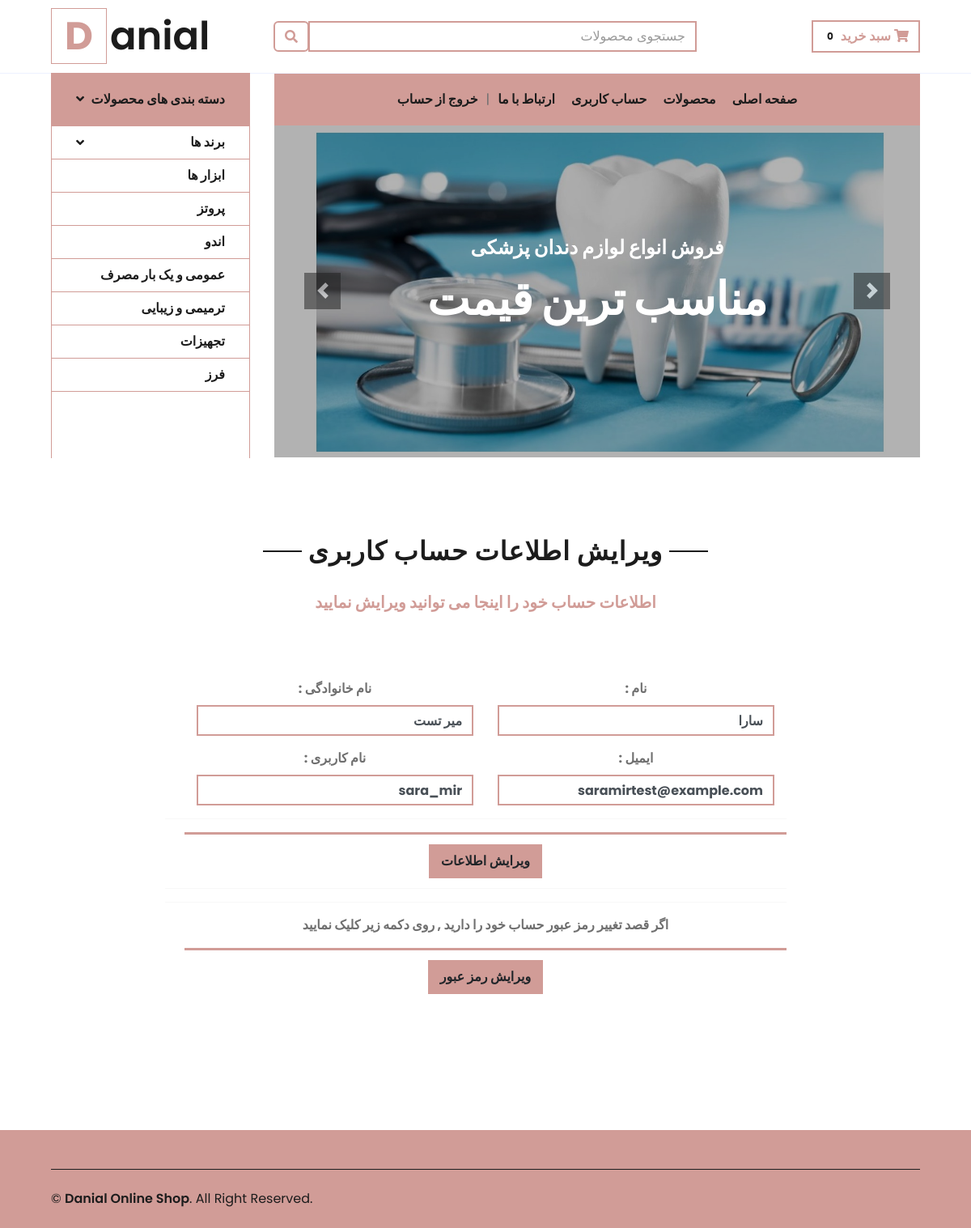
The app's page /update_profile/ (signed in) with its own data.
### main/models.py (models this page shows, shortened)
class Category(models.Model):
    name = models.CharField(max_length=100)
    class Meta:
        verbose_name = "دسته بندی"
        verbose_name_plural = "دسته بندی ها"

### main/views.py (the view)
# urls.py: path('update_profile/', views.update_profile, name='update_profile'),
def update_profile(request):
    if request.user.is_authenticated:
       current_user = User.objects.get(id=request.user.id)
       form = UpdateUserForm(instance = current_user)
       if request.method == 'POST':
           form = UpdateUserForm(request.POST, instance = current_user)
           if form.is_valid():
               form.save()
               messages.success(request, ('اطلاعات حساب شما ویرایش شد!'))
               return redirect('profile_user')
           else:
               messages.success(request,("مشکلی در ویرایش اطلاعات وجود داشت!"))
               return redirect('update_profile')
       else:
           return render(request, 'update_profile.html', {'form':form})
    else:
        messages.success(request,('ابتدا باید وارد حساب کاربری خود شوید!'))
        return redirect('home')

### main/forms.py
class UpdateUserForm(UserChangeForm):
    password = None
    first_name = forms.CharField(
        label="نام ",
        max_length=50,
        widget=forms.TextInput(attrs={'type':'text', 'class':'form-control font-weight-bold border-primary border-2'})
    )
    last_name = forms.CharField(
        label="نام خانوادگی ",
        max_length=50,
        widget=forms.TextInput(attrs={'type':'text', 'class':'form-control font-weight-bold border-primary border-2'})
    )
    username = forms.CharField(
        label="نام کاربری ",
        max_length=20,
        widget=forms.TextInput(attrs={'type':'text', 'class':'form-control font-weight-bold border-primary border-2'})
    )
    email = forms.EmailField(
        label="ایمیل ",
        widget=forms.TextInput(attrs={'type':'email', 'class':'form-control font-weight-bold border-primary border-2'})
    )
    class Meta:
        model = User
        fields = ('first_name','last_name','email','username')

### main/context_processors.py (called while the page is built)
def categories(request):
    all_cats = Category.objects.all()
    info = {'categories':all_cats}
    return info

def brands(request):
    all_brands = Brand.objects.all()
    info = {'brands':all_brands}
    return info

def cart(request):
    return {'cart':Cart(request)}

### shoppingcart/cart.py (called while the page is built)
    def __len__(self):
        return len(self.cart)

### main/templates/update_profile.html (shortened to what this page needs)
{% extends 'base.html' %}
{% load static %}
{% block content %}
<main>
    <div class="container-fluid pt-5">
        <div class="text-center mb-4">
            <h2 class="section-title px-5"><span class="px-2">ویرایش اطلاعات حساب کاربری</span></h2>
        </div>
        <div class="text-center mb-4">
            <h5 class="text-primary"><span class="px-2"><strong>اطلاعات حساب خود را اینجا می توانید ویرایش نمایید</strong></span></h5>
        </div>
    </div>
    <br><br><br>
    <div class="container">
        <div class="row">
            <center>
                <form action="{% url 'update_profile' %}" method="POST">
                    <div class="col-lg-8" dir="rtl">
                        <div class="mb-4">
                            <div class="row">
                                {% for field in form %}
                                <div class="col-md-6 form-group font-weight-bold" dir="rtl">
                                    {{ field.label_tag }}
                                    {{ field }}
                                </div>
                                {% endfor %}
                                <hr>
                                <div class="card-footer border-primary border-3 bg-transparent">
                                    <button type="submit" class="btn btn-primary border-primary border-3"><strong>ویرایش اطلاعات</strong></button>
                                </div>
                                <hr><hr>
                                <p><strong>اگر قصد تغییر رمز عبور حساب خود را دارید , روی دکمه زیر کلیک نمایید</strong></p>
                                <div class="card-footer border-primary border-3 bg-transparent">
                                    <a href="{% url 'update_password' %}" class="btn btn-primary border-primary border-3"><strong>ویرایش رمز عبور</strong></a>
                                </div>
                            </div>
                        </div>
                    </div>
                </form>
            </center>
        </div>
    </div>
    <br><br><br><br>
</main>
{% endblock %}

### main/templates/base.html (shortened to what this page needs)
{% load static %}
<!DOCTYPE html>
<html lang="en">
<head>
    <link href="https://cdn.jsdelivr.net/npm/bootstrap@5.3.8/dist/css/bootstrap.min.css" rel="stylesheet">
    <link href="https://cdnjs.cloudflare.com/ajax/libs/font-awesome/5.10.0/css/all.min.css" rel="stylesheet">
    <link href="{% static 'lib/owlcarousel/assets/owl.carousel.min.css' %}" rel="stylesheet">
    <link href="{% static 'css/style.css' %}" rel="stylesheet">
</head>
<body class="bg-light">
    <div class="container-fluid">
        <div class="row align-items-center py-3 px-xl-5">
            <div class="col-lg-3 d-none d-lg-block">
                <a href="" class="text-decoration-none">
                    <h1 class="m-0 display-5 font-weight-semi-bold"><span class="text-primary font-weight-bold border-primary border px-3 mr-1">D</span>anial</h1>
                </a>
            </div>
            <div class="col-lg-6 col-6 text-left" dir="rtl">
                <form action="{% url 'search_products' %}" method="POST">
                    <div class="input-group">
                        <input type="text" class="form-control border-primary border-2" placeholder="جستجوی محصولات" name="searched">
                        <div class="input-group-append">
                            <button type="submit" class="input-group-text bg-transparent text-primary border-primary border-2">
                                <i class="fa fa-search"></i>
                            </button>
                        </div>
                    </div>
                </form>
            </div>
            <div class="col-lg-3 col-6 text-right" dir="rtl">
                <a href="{% url 'cart_summary' %}" class="btn border-primary border-2">
                    <i class="fas fa-shopping-cart text-primary"><strong>  سبد خرید</strong></i>
                    <span class="badge text-dark">{{ cart|length }}</span>
                </a>
            </div>
        </div>
    </div>
    <div class="container-fluid mb-5">
        <div class="row border-top px-xl-5">
            <div class="col-lg-3 d-none d-lg-block" dir="rtl">
                <a class="btn shadow-none d-flex align-items-center justify-content-between bg-primary text-white w-100" data-toggle="collapse" href="#navbar-vertical" style="height: 65px; margin-top: -1px; padding: 0 30px;">
                    <h6 class="m-0"><strong>دسته بندی های محصولات</strong></h6>
                    <i class="fa fa-angle-down text-dark"></i>
                </a>
                <nav class="collapse show navbar navbar-vertical navbar-light align-items-start p-0 border border-primary border-bottom-0" id="navbar-vertical">
                    <div class="navbar-nav w-100 overflow-hidden text-right" style="height: 410px" >
                        <div class="nav-item dropdown ">
                            <a href="#" class="nav-link border-primary" data-toggle="dropdown">
                                <i class="fa fa-angle-down float-left mt-1 fa"></i>
                                <strong>برند ها</strong>
                            </a>
                        </div>
                        {% for cat in categories %}
                           <a href="{% url 'category' cat.name %}" class="nav-item nav-link border-primary"><strong>{{ cat.name }}</strong></a>
                        {% endfor %}
                    </div>
                </nav>
            </div>
            <div class="col-lg-9">
                <nav class="navbar navbar-expand-lg bg-light navbar-light py-3 py-lg-0 px-0" dir="rtl">
                    <div class=" collapse navbar-collapse justify-content-between bg-primary w-100 " id="navbarCollapse">
                        <div class="navbar-nav mr-auto py-0">
                            <a href="{% url 'home' %}" class="nav-item nav-link bg-primary"><strong>صفحه اصلی</strong></a>
                            <a href="{% url 'products' %}" class="nav-item nav-link bg-primary"><strong>محصولات</strong></a>
                            <a href="{% url 'profile_user' %}" class="nav-item nav-link bg-primary"><strong>حساب کاربری</strong></a>
                            <a href="{% url 'contactus' %}" class="nav-item nav-link bg-primary"><strong>ارتباط با ما</strong></a>
                        </div>
                        |
                        <div class="navbar-nav ml-auto py-0">
                            {% if user.is_authenticated %}
                            <a href="{% url 'logout' %}" class="nav-item nav-link bg-primary"><strong>خروج از حساب</strong></a>
                            {% else %}
                            <a href="{% url 'login_page' %}" class="nav-item nav-link bg-primary"><strong>ورود</strong></a>
                            <a href="{% url 'signup' %}" class="nav-item nav-link bg-primary"><strong>ثبت نام</strong></a>
                            {% endif %}
                        </div>
                    </div>
                </nav>
                <div id="header-carousel" class="carousel slide" data-ride="carousel">
                    <div class="carousel-inner">
                        <div class="carousel-item active" style="height: 410px;">
                            <img class="img-fluid" src="{% static 'img/dentist-navbar-pic.jpg' %}" alt="Image">
                            <div class="carousel-caption d-flex flex-column align-items-center justify-content-center">
                                <div class="p-3" style="max-width: 700px;">
                                    <h4 class="text-light text-uppercase font-weight-medium mb-3"><strong>فروش انواع
                                            لوازم
                                            دندان پزشکی</strong></h4>
                                    <h3 class="display-4 text-white font-weight-semi-bold mb-4"><strong>مناسب ترین
                                            قیمت</strong></h3>
                                </div>
                            </div>
                        </div>
                    </div>
                    <a class="carousel-control-prev" href="#header-carousel" data-slide="prev">
                        <div class="btn btn-dark" style="width: 45px; height: 45px;">
                            <span class="carousel-control-prev-icon mb-n2"></span>
                        </div>
                    </a>
                    <a class="carousel-control-next" href="#header-carousel" data-slide="next">
                        <div class="btn btn-dark" style="width: 45px; height: 45px;">
                            <span class="carousel-control-next-icon mb-n2"></span>
                        </div>
                    </a>
                </div>
            </div>
        </div>
    </div>
    {% block content %}
    {% endblock %}
    <div class="container-fluid bg-primary text-dark mt-5 pt-5">
        <div class="row border-top border-dark border-1 mx-xl-5 py-4">
            <div class="col-md-6 px-xl-0">
                <p class="mb-md-0 text-center text-md-left text-dark">
                    &copy; <a class="text-dark font-weight-semi-bold" href="#">Danial Online Shop</a>. All Right
                    Reserved.
                </p>
            </div>
        </div>
    </div>
</body>

### main/templates/base.html (style rules this page uses)
.container { display: flex; justify-content: center; align-items: center; height: 50vh; }

### records on screen
Category: name "ابزار ها"
Category: name "پروتز"
Category: name "اندو"
Category: name "عمومی و یک بار مصرف"
Category: name "ترمیمی و زیبایی"
Category: name "تجهیزات"
Category: name "فرز"

### other values on screen
{{ cart|length }} "0"
{{ field.label_tag }} "نام :" "نام خانوادگی :" "ایمیل :" "نام کاربری :"
